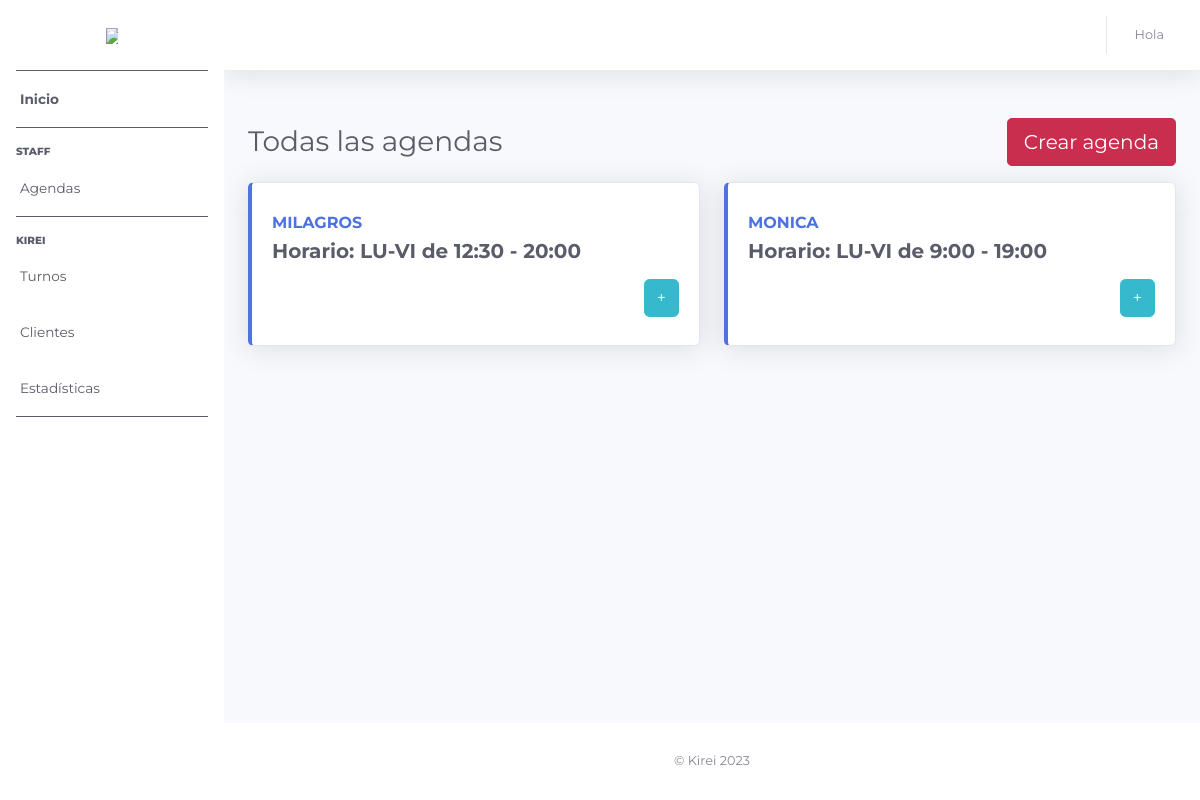
/agenda/all, run on the app's committed database.
### agendas/models.py (models this page shows, shortened)
class Agenda(models.Model):
    professional = models.ForeignKey(Professional, on_delete=models.CASCADE)
    start_time = models.CharField(
        max_length=5,
        choices=[
            ("8:00", "8:00 AM"),
            ("8:30", "8:30 AM"),
            ("9:00", "9:00 AM"),
            ("9:30", "9:30 AM"),
            ("10:00", "10:00 AM"),
            ("10:30", "10:30 AM"),
            ("11:00", "11:00 AM"),
            ("11:30", "11:30 AM"),
            ("12:00", "12:00 PM"),
            ("12:30", "12:30 PM"),
            ("13:00", "13:00 PM"),
            ("13:30", "13:30 PM"),
            ("14:00", "14:00 PM"),
            ("14:30", "14:30 PM"),
            ("15:00", "15:00 PM"),
            ("15:30", "15:30 PM"),
            ("16:00", "16:00 PM"),
            ("16:30", "16:30 PM"),
            ("17:00", "17:00 PM"),
            ("17:30", "17:30 PM"),
            ("18:00", "18:00 PM"),
            ("18:30", "18:30 PM"),
            ("19:00", "19:00 PM"),
            ("19:30", "19:30 PM"),
        ],
    )
    end_time = models.CharField(
        max_length=5,
        choices=[
            ("8:30", "8:30 AM"),
            ("9:00", "9:00 AM"),
            ("9:30", "9:30 AM"),
            ("10:00", "10:00 AM"),
            ("10:30", "10:30 AM"),
            ("11:00", "11:00 AM"),
            ("11:30", "11:30 AM"),
            ("12:00", "12:00 PM"),
            ("12:30", "12:30 PM"),
            ("13:00", "13:00 PM"),
            ("13:30", "13:30 PM"),
            ("14:00", "14:00 PM"),
            ("14:30", "14:30 PM"),
            ("15:00", "15:00 PM"),
            ("15:30", "15:30 PM"),
            ("16:00", "16:00 PM"),
            ("16:30", "16:30 PM"),
            ("17:00", "17:00 PM"),
            ("17:30", "17:30 PM"),
            ("18:00", "18:00 PM"),
            ("18:30", "18:30 PM"),
            ("19:00", "19:00 PM"),
            ("19:30", "19:30 PM"),
            ("20:00", "20:00 PM"),
        ],
    )

### professionals/models.py (models this page shows)
class Professional(models.Model):
    professional = models.CharField(max_length=255)
    services = models.ManyToManyField(Service)
    start_date = models.DateField()
    def __str__(self):
        return self.professional

### agendas/views.py (the view)
# urls.py: path("agenda/all", views.agenda_list, name="all_agendas"),
def agenda_list(request):
    agendas = Agenda.objects.all()
    return render(request, "agendas/all_agendas.html", {"agendas": agendas})

### carts/context_processors.py (called while the page is built)
def cart_total_quantity(request):
    total_quantity = 0
    cart = request.session.get("cart", {})
    for item in cart.values():
        total_quantity += item["quantity"]
    return {"cart_total_quantity": total_quantity}

### agendas/templates/agendas/all_agendas.html (shortened to what this page needs)
{% extends 'staff/base.html'%}
{% block content %}
<div class="d-flex justify-content-between align-items-center mb-3">
    <h1 class="h3 mb-0 text-gray-800 d-inline-block align-middle">Todas las agendas</h1>
    <a href="{% url 'agendas:create_agenda' %}" class="btn btn-primary btn-lg">Crear agenda</a>
</div>
<div class="row">
    {% for agenda in agendas %}
    <div class="col-xl-3 col-md-6 mb-4">
        <div class="card border-left-primary shadow h-100 py-2">
            <div class="card-body">
                <div class="row no-gutters align-items-center">
                    <div class="col mr-2">
                        <div class="text font-weight-bold text-primary text-uppercase mb-1">
                            {{ agenda.professional }}</div>
                        <div class="h5 mb-0 font-weight-bold text-gray-800">Horario: LU-VI de {{ agenda.start_time }} - {{ agenda.end_time }}</div>
                    </div>
                </div>
                <div class="row no-gutters align-items-end mt-3">
                    <div class="col-md-12 text-right">
                        <button type="button" class="btn btn-info see-more">+</button>
                    </div>
                </div>
            </div>
        </div>
    </div>
    {% endfor %}
</div>
{% endblock %}

### data on the page
Agenda: professional "MILAGROS", start_time "12:30", end_time "20:00"
Agenda: professional "MONICA", start_time "9:00", end_time "19:00"
